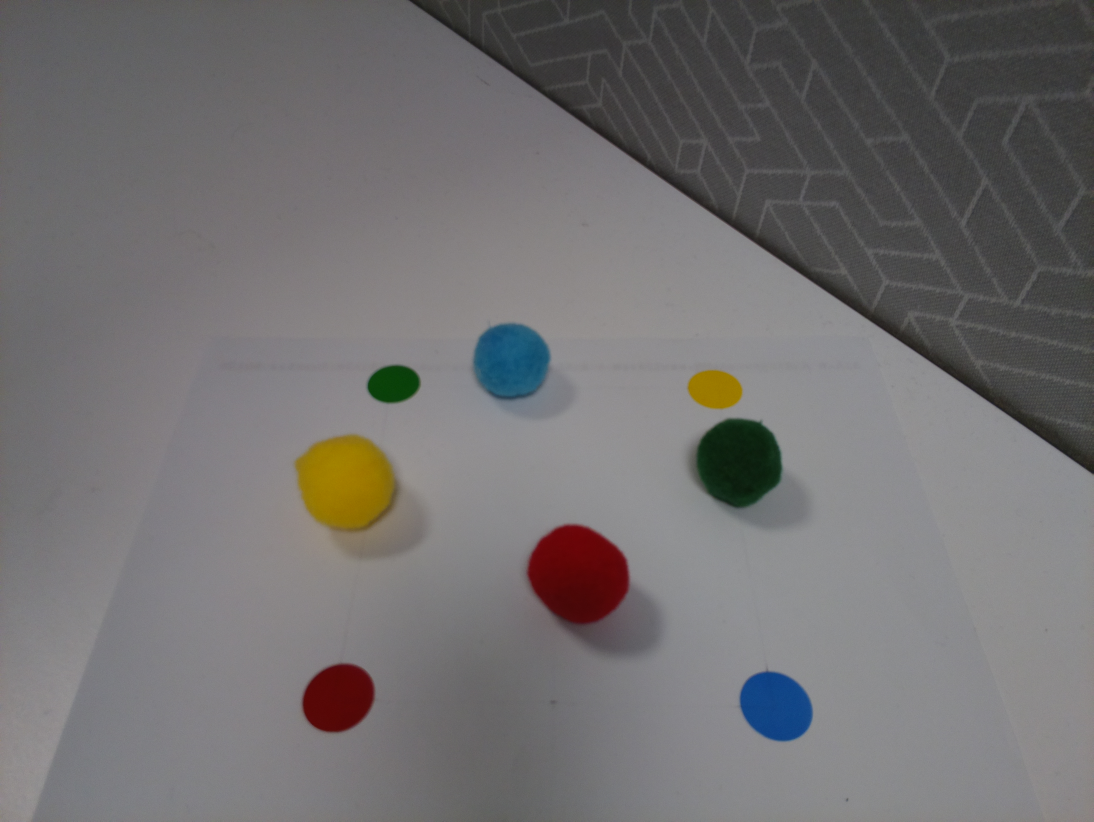
#> input picture Computer_vision_Workshops/opencv_prac/test1.jpg, 3280 x 2464 px (shown at 1/3 size)
$ python HomographyBlobs.py   (older library calls are emulated)
#> lines starting #> are read from the running program, lines starting #| are printed output that depends on the picture; after the words box and inside, x2 and y2 are one past the last pixel; in counts of white or black regions, pixels touching at a corner belong together; long printed decimals are rounded
"""
Homography for the 4 markers in the QUTRC Picking Challenge
written by Andrew Razjigaev 2018
"""

import numpy as np
import cv2

#Read Image:
imageBGR = cv2.imread('test1.jpg') #be aware that cv2 reads colours in BGR
#> imageBGR is the input picture: shape (2464, 3280, 3); mean B, G, R 113.1, 112.5, 114.6
#Convert to HSV
hsv = cv2.cvtColor(imageBGR, cv2.COLOR_BGR2HSV)


#------------------Setting up blob detection------------------------#
# Setup SimpleBlobDetector parameters.
params = cv2.SimpleBlobDetector_Params()

# Change thresholds - accept all white blobs
params.minThreshold = 0;
params.maxThreshold = 255;

# Filter by Area.
params.filterByArea = False
params.minArea = 1500

# Filter by Circularity
params.filterByCircularity = False
params.minCircularity = 0.1

# Filter by Convexity
params.filterByConvexity = False
params.minConvexity = 0.87

# Filter by Inertia
params.filterByInertia = False
params.minInertiaRatio = 0.01

# Set up the blob detector with parameters.
# Create a detector with the parameters
ver = (cv2.__version__).split('.')
if int(ver[0]) < 3 :
    detector = cv2.SimpleBlobDetector(params)
else :
    detector = cv2.SimpleBlobDetector_create(params)

#------------------Setting up blob detection------------------------#


#Threshold bounds note its (h,s,v) so 100<h<140, 50<s<255, 50<v<255
#Note Hue range is [0,179], Saturation range is [0,255] and Value range is [0,255]

#-----------------------------------------------------------------------------
#Red Thresholding
lower_bounds = np.array([0,50,50])
upper_bounds = np.array([15,255,255])
red_mask = cv2.inRange(hsv,lower_bounds,upper_bounds)

#Red's Morthological Processing:
#https://docs.opencv.org/3.0-beta/doc/py_tutorials/py_imgproc/py_morphological_ops/py_morphological_ops.html
kernel = np.ones((15,15),np.uint8) #a matrix 15 by 15 ones
red_mask = cv2.morphologyEx(red_mask, cv2.MORPH_CLOSE, kernel) #Closing (fills small holes)
red_mask = cv2.morphologyEx(red_mask, cv2.MORPH_OPEN, kernel) #Opening (removes noise in threshold)
red_mask = cv2.dilate(red_mask,kernel,iterations = 3) #Dilate white thresholds 3 times
red_mask = cv2.erode(red_mask,kernel,iterations = 3) #Erosion of the blobs 3 times
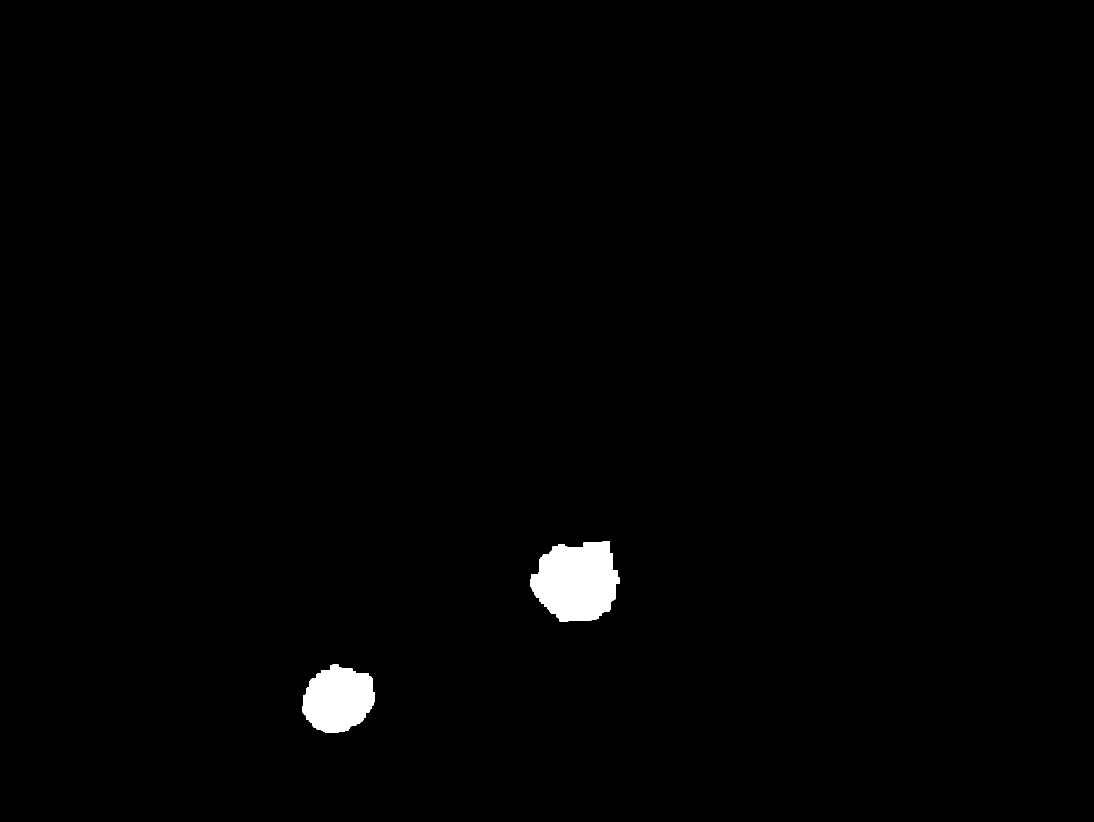
#> red_mask: shape (2464, 3280) (shown at 1/3 size); 1% white; 2 white regions, box (x1, y1, x2, y2) and area: (1590, 1623, 1858, 1865) 48503, (907, 1994, 1125, 2199) 33074

#Red's Blob detection
# Detect blobs.
red_mask = cv2.bitwise_not(red_mask) #for some reason you may need to invert black and white https://stackoverflow.com/questions/39083360/why-cant-i-do-blob-detection-on-this-binary-image
keypoints = detector.detect(red_mask)
#> keypoints = 2 keypoints; (x, y, size): (1730, 1744, 248.6), (1015, 2098, 203.7)
red_mask = cv2.bitwise_not(red_mask) #Return the colours to normal

#Check no block detection case:
n = len(keypoints)
#> n = 2

#Initialise ouputs
red_target = [0,0,0]
red_dot = [0,0,0]

if n is 0:
    print('No red blobs detected')
else:
    #Label the red blobs found
    for keypoint in keypoints:
        x = keypoint.pt[0]
        y = keypoint.pt[1]
        s = keypoint.size
        #Threshold our labels by size
        if s > 225:
            cv2.putText(red_mask, 'Big Red Circle', (int(round(x))+150,int(round(y))), cv2.FONT_HERSHEY_SIMPLEX, 2, (255, 255, 255), 2, cv2.LINE_AA)
            red_target = [x,y,1]
        elif s > 100:
            cv2.putText(red_mask, 'Small Red Circle', (int(round(x))+150,int(round(y))), cv2.FONT_HERSHEY_SIMPLEX, 2, (255, 255, 255), 2, cv2.LINE_AA)
            red_dot = [x,y,1]
        else:
            cv2.putText(red_mask, 'Red Noise', (int(round(x))+150,int(round(y))), cv2.FONT_HERSHEY_SIMPLEX, 2, (255, 255, 255), 2, cv2.LINE_AA)
#> this loop made 2 passes
#> (x, y, s, red_dot) on pass 1: (1014.6, 2097.8, 203.7, [1014.6, 2097.8, 1])

# Draw detected blobs as red circles.
# cv2.DRAW_MATCHES_FLAGS_DRAW_RICH_KEYPOINTS ensures the size of the circle corresponds to the size of blob
red_mask = cv2.drawKeypoints(red_mask, keypoints, np.array([]), (0,0,255), cv2.DRAW_MATCHES_FLAGS_DRAW_RICH_KEYPOINTS)
#> red_mask: shape (2464, 3280, 3)


#-----------------------------------------------------------------------------


#-----------------------------------------------------------------------------
#Yellow Threshold
lower_bounds = np.array([20,50,50])
upper_bounds = np.array([30,255,255])
yellow_mask = cv2.inRange(hsv,lower_bounds,upper_bounds)

#Yellow's Morthological Processing
yellow_mask = cv2.morphologyEx(yellow_mask, cv2.MORPH_OPEN, kernel) #Remove Noise

#Yellow's Blob detection
# Detect blobs.
yellow_mask = cv2.bitwise_not(yellow_mask) #for some reason you may need to invert black and white https://stackoverflow.com/questions/39083360/why-cant-i-do-blob-detection-on-this-binary-image
keypoints = detector.detect(yellow_mask)
#> keypoints = 2 keypoints; (x, y, size): (1037, 1447, 295.9), (2145, 1168, 141.8)
yellow_mask = cv2.bitwise_not(yellow_mask) #Return the colours to normal

#Check no block detection case:
n = len(keypoints)

#Initialise ouputs
yellow_target = [0,0,0]
yellow_dot = [0,0,0]

if n is 0:
    print('No yellow blobs detected')
else:
    #Label the blobs found
    for keypoint in keypoints:
        x = keypoint.pt[0]
        y = keypoint.pt[1]
        s = keypoint.size
        #Threshold our labels by size
        if s > 225:
            cv2.putText(yellow_mask, 'Big Yellow Circle', (int(round(x))+150,int(round(y))), cv2.FONT_HERSHEY_SIMPLEX, 2, (255, 255, 255), 2, cv2.LINE_AA)
            yellow_target = [x,y,1]
        elif s > 100:
            cv2.putText(yellow_mask, 'Small Yellow Circle', (int(round(x))+150,int(round(y))), cv2.FONT_HERSHEY_SIMPLEX, 2, (255, 255, 255), 2, cv2.LINE_AA)
            yellow_dot = [x,y,1]
        else:
            cv2.putText(yellow_mask, 'Yellow Noise', (int(round(x))+150,int(round(y))), cv2.FONT_HERSHEY_SIMPLEX, 2, (255, 255, 255), 2, cv2.LINE_AA)
#> this loop made 2 passes
#> (x, y, s, yellow_target) on pass 1: (1036.8, 1446.6, 295.9, [1036.8, 1446.6, 1])

# Draw detected blobs as circles.
# cv2.DRAW_MATCHES_FLAGS_DRAW_RICH_KEYPOINTS ensures the size of the circle corresponds to the size of blob
yellow_mask = cv2.drawKeypoints(yellow_mask, keypoints, np.array([]), (0,255,255), cv2.DRAW_MATCHES_FLAGS_DRAW_RICH_KEYPOINTS)
#> yellow_mask: shape (2464, 3280, 3)

#-----------------------------------------------------------------------------


#-----------------------------------------------------------------------------
#Green Threshold
lower_bounds = np.array([30,50,30])
upper_bounds = np.array([90,255,255])
green_mask = cv2.inRange(hsv,lower_bounds,upper_bounds)

#Green's Morthological Processing
green_mask = cv2.morphologyEx(green_mask, cv2.MORPH_OPEN, kernel) #Remove Noise
green_mask = cv2.morphologyEx(green_mask, cv2.MORPH_CLOSE, kernel) #Fill in small holes

#Green's Blob detection
# Detect blobs.
green_mask = cv2.bitwise_not(green_mask) #for some reason you may need to invert black and white https://stackoverflow.com/questions/39083360/why-cant-i-do-blob-detection-on-this-binary-image
keypoints = detector.detect(green_mask)
#> keypoints = 1 keypoints; (x, y, size): (1181, 1153, 134.3)
green_mask = cv2.bitwise_not(green_mask) #Return the colours to normal

#Check no block detection case:
n = len(keypoints)
#> n = 1

#Initialise ouputs
green_target = [0,0,0]
green_dot = [0,0,0]

if n is 0:
    print('No green blobs detected')
else:
    #Label the blobs found
    for keypoint in keypoints:
        x = keypoint.pt[0]
        y = keypoint.pt[1]
        s = keypoint.size
        #Threshold our labels by size
        if s > 225:
            cv2.putText(green_mask, 'Big green Circle', (int(round(x))+150,int(round(y))), cv2.FONT_HERSHEY_SIMPLEX, 2, (255, 255, 255), 2, cv2.LINE_AA)
            green_target = [x,y,1]
        elif s > 100:
            cv2.putText(green_mask, 'Small green Circle', (int(round(x))+150,int(round(y))), cv2.FONT_HERSHEY_SIMPLEX, 2, (255, 255, 255), 2, cv2.LINE_AA)
            green_dot = [x,y,1]
        else:
            cv2.putText(green_mask, 'green Noise', (int(round(x))+150,int(round(y))), cv2.FONT_HERSHEY_SIMPLEX, 2, (255, 255, 255), 2, cv2.LINE_AA)
#> this loop made 1 pass
#> (x, y, s, green_dot) on pass 1: (1180.9, 1152.5, 134.3, [1180.9, 1152.5, 1])

# Draw detected blobs as circles.
# cv2.DRAW_MATCHES_FLAGS_DRAW_RICH_KEYPOINTS ensures the size of the circle corresponds to the size of blob
green_mask = cv2.drawKeypoints(green_mask, keypoints, np.array([]), (0,255,0), cv2.DRAW_MATCHES_FLAGS_DRAW_RICH_KEYPOINTS)
#> green_mask: shape (2464, 3280, 3)

#-----------------------------------------------------------------------------


#-----------------------------------------------------------------------------
#Blue Threshold
lower_bounds = np.array([90,50,50])
upper_bounds = np.array([150,255,255])
blue_mask = cv2.inRange(hsv,lower_bounds,upper_bounds)

#Blue's Morphological Processing
blue_mask = cv2.morphologyEx(blue_mask, cv2.MORPH_OPEN, kernel) #Remove Noise
blue_mask = cv2.morphologyEx(blue_mask, cv2.MORPH_CLOSE, kernel) #Fill in small holes

#Blue's Blob detection
# Detect blobs.
blue_mask = cv2.bitwise_not(blue_mask) #for some reason you may need to invert black and white https://stackoverflow.com/questions/39083360/why-cant-i-do-blob-detection-on-this-binary-image
keypoints = detector.detect(blue_mask)
#> keypoints = 2 keypoints; (x, y, size): (1534, 1085, 235.4), (2328, 2119, 216.9)
blue_mask = cv2.bitwise_not(blue_mask) #Return the colours to normal

#Check no block detection case:
n = len(keypoints)
#> n = 2

#Initialise ouputs
blue_target = [0,0,0]
blue_dot = [0,0,0]

if n is 0:
    print('No blue blobs detected')
else:
    #Label the red blobs found
    for keypoint in keypoints:
        x = keypoint.pt[0]
        y = keypoint.pt[1]
        s = keypoint.size
        #Threshold our labels by size
        if s > 225:
            cv2.putText(blue_mask, 'Big blue Circle', (int(round(x))+150,int(round(y))), cv2.FONT_HERSHEY_SIMPLEX, 2, (255, 255, 255), 2, cv2.LINE_AA)
            blue_target = [x,y,1]
        elif s > 100:
            cv2.putText(blue_mask, 'Small blue Circle', (int(round(x))+150,int(round(y))), cv2.FONT_HERSHEY_SIMPLEX, 2, (255, 255, 255), 2, cv2.LINE_AA)
            blue_dot = [x,y,1]
        else:
            cv2.putText(blue_mask, 'blue Noise', (int(round(x))+150,int(round(y))), cv2.FONT_HERSHEY_SIMPLEX, 2, (255, 255, 255), 2, cv2.LINE_AA)
#> this loop made 2 passes
#> (x, y, s, blue_dot) on pass 1: (2328.1, 2119.4, 216.9, [2328.1, 2119.4, 1])
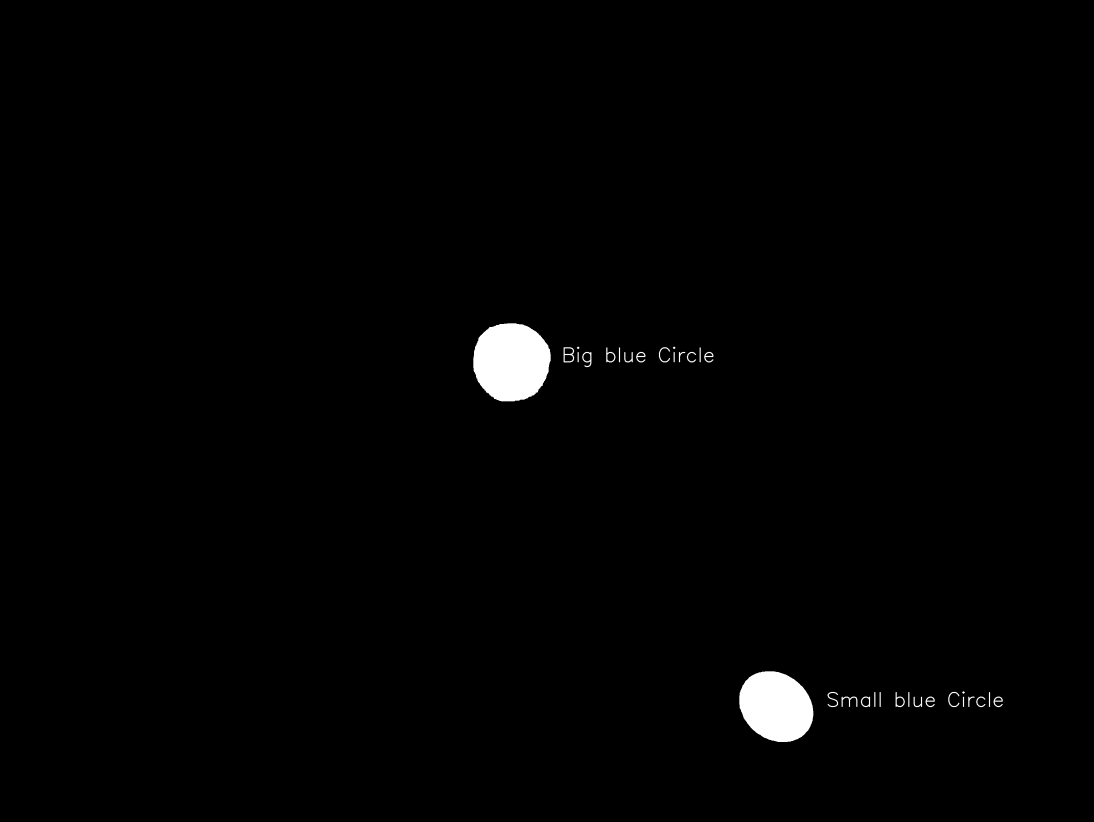
#> blue_mask: shape (2464, 3280) (shown at 1/3 size); min 0, max 255, mean 2.8

# Draw detected blobs as circles.
# cv2.DRAW_MATCHES_FLAGS_DRAW_RICH_KEYPOINTS ensures the size of the circle corresponds to the size of blob
blue_mask = cv2.drawKeypoints(blue_mask, keypoints, np.array([]), (255,0,0), cv2.DRAW_MATCHES_FLAGS_DRAW_RICH_KEYPOINTS)
#> blue_mask: shape (2464, 3280, 3)

#-----------------------------------------------------------------------------


#-----------------------------------------------------------------------------
#Homography

#The 4 small points from source image
pts_src = np.array([red_dot, yellow_dot, green_dot, blue_dot])
#> pts_src = [[1014.6, 2097.8, 1], [2145.1, 1168.2, 1], [1180.9, 1152.5, 1], [2328.1, 2119.4, 1]]

#Coordinates in actual cartesian space where 1 is a scale term
pts_dst = np.array([[175, 50, 1],[275, -50, 1],[275, 50, 1],[175, -50, 1]]) #yaxis 50,-50

# Calculate Homography
h, status = cv2.findHomography(pts_src, pts_dst) #h is the transform from that image to that
#> h = [[0.00122, -0.0682, 562.3], [-0.183, 0.0016, 302.5], [-1.06e-05, 0.000674, 1]]; status = [1, 1, 1, 1]

print('Homography transform matrix is: ')
print(h)
#| [[ 1.21559037e-03 -6.81633997e-02  5.62339470e+02]
#|  [-1.83029528e-01  1.60333621e-03  3.02510306e+02]
#|  [-1.05627882e-05  6.74066243e-04  1.00000000e+00]]

# Warp source image to destination based on homography
im_homography = cv2.warpPerspective(imageBGR, h, (300,250))
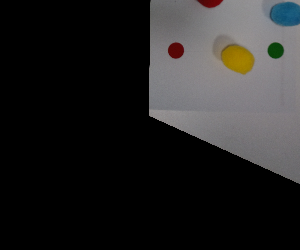
#> im_homography: shape (250, 300, 3); mean B, G, R 36.4, 36.7, 37.5

#Find location of objects to pick up...
Order = ['red','yellow','green','blue']
pts_target = np.array([red_target,yellow_target,green_target,blue_target])
#> pts_target = [[1730, 1743.9, 1], [1036.8, 1446.6, 1], [0, 0, 0], [1533.6, 1085.3, 1]]

pts_target = np.array([yellow_target,yellow_target,yellow_target,yellow_target])
#> pts_target = [[1036.8, 1446.6, 1], [1036.8, 1446.6, 1], [1036.8, 1446.6, 1], [1036.8, 1446.6, 1]]

n = len(pts_target)
#> n = 4

print(pts_target)
#| [[1.03681616e+03 1.44660645e+03 1.00000000e+00]
#|  [1.03681616e+03 1.44660645e+03 1.00000000e+00]
#|  [1.03681616e+03 1.44660645e+03 1.00000000e+00]
#> (further printed lines are left out)

if np.any(pts_target) is False:
    #i.e. no targets
    print('Table is clear! ')
else:
    #Loop around the targets and compute real coordinate
    for ii in range(n):

        if pts_target[ii][2] == 0:
            #if Output target is zero initialisation
            print('Did not see ' + Order[ii] + ' target')

        else:
            #Do homography transform
            coordinate = np.dot(h,pts_target[ii])

            #Normailse the scale so that its 1:1
            coordinate[0] = coordinate[0]/coordinate[2]
            coordinate[1] = coordinate[1]/coordinate[2]

            #Remember that the ball has a radius of about 10mm
            coordinate[2] = 10;

            print(Order[ii] + ' target is at XYZ coordinate: ')
            print(coordinate)
#> this loop made 4 passes
#| [236.740  58.581  10.        ]
#| [236.740  58.581  10.        ]
#> (further printed lines are left out)


#-----------------------------------------------------------------------------


#-----------------------------------------------------------------------------
#Resize images for display
scale = 0.3;
width = int(imageBGR.shape[1]*scale); #extract shape width and scale it
height = int(imageBGR.shape[0]*scale); #extract shape height and scale it
imageBGRs = cv2.resize(imageBGR, (width,height))

red_masks = cv2.resize(red_mask, (width,height))
yellow_masks = cv2.resize(yellow_mask, (width,height))
green_masks = cv2.resize(green_mask, (width,height))
blue_masks = cv2.resize(blue_mask, (width,height))
im_homography = cv2.resize(im_homography, (width,height))
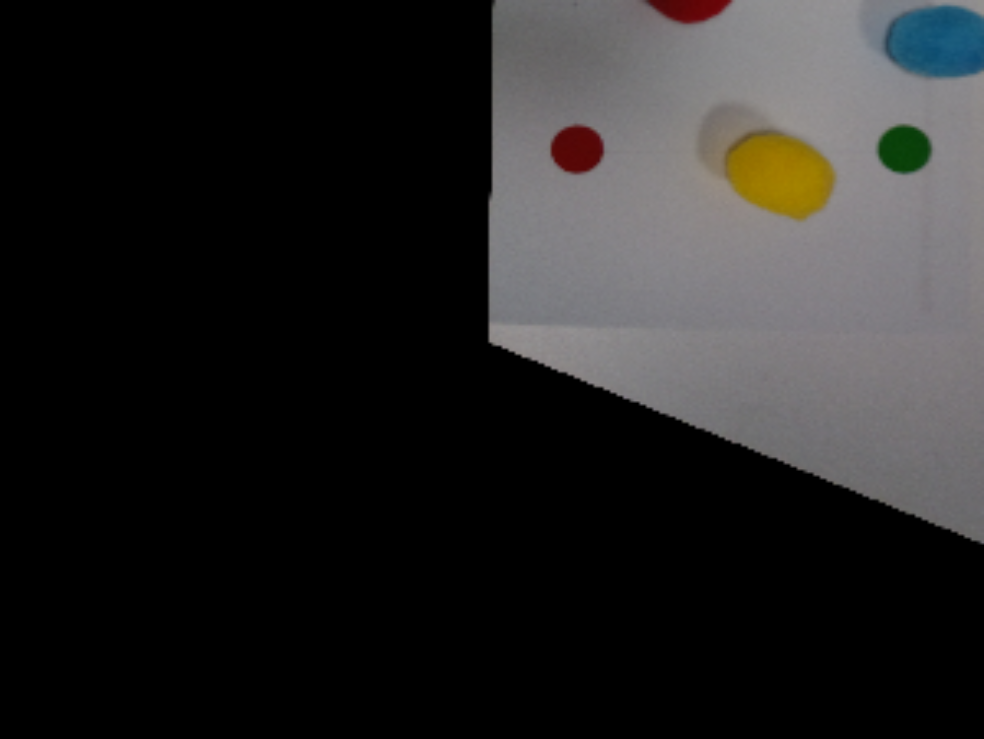
#> im_homography: shape (739, 984, 3); mean B, G, R 36.3, 36.7, 37.4


#Show image
cv2.imshow('Original Colour Image',imageBGRs)
cv2.imshow('Red blob Thresholding',red_masks)
cv2.imshow('Yellow blob Thresholding',yellow_masks)
cv2.imshow('Green blob Thresholding',green_masks)
cv2.imshow('Blue blob Thresholding',blue_masks)
cv2.imshow('Homography',im_homography)

cv2.waitKey(0)                 # Waits forever for user to press any key
cv2.destroyAllWindows()        # Closes displayed windows
